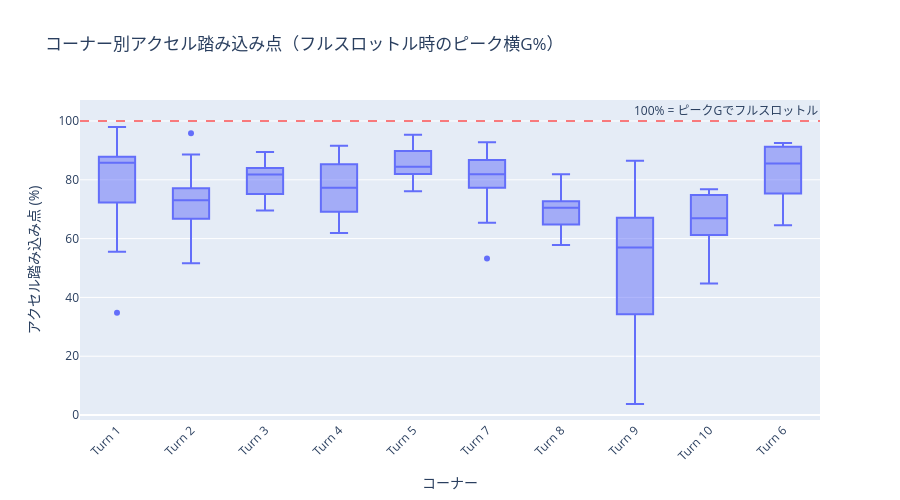

Notebook code cell kept with this figure:
### Code cell
# アクセル踏み込み点の一貫性を可視化
# ドライバーがピーク横Gの何パーセントでフルスロットルに達するかを表示

if len(throttle_acceptance_df) > 0:
    fig = px.box(
        throttle_acceptance_df,
        x="corner_name",
        y="throttle_acceptance_pct",
        title="コーナー別アクセル踏み込み点（フルスロットル時のピーク横G%）",
        labels={
            "throttle_acceptance_pct": "アクセル踏み込み点 (%)",
            "corner_name": "コーナー",
        },
    )
    fig.update_layout(xaxis_tickangle=-45, width=900, height=500)
    # 基準線を追加
    fig.add_hline(
        y=100,
        line_dash="dash",
        line_color="red",
        opacity=0.5,
        annotation_text="100% = ピークGでフルスロットル",
    )
    show_fig(fig)
else:
    print("アクセル踏み込み点データがありません")

### Figure 1 — Plotly figure (JSON) as saved in the notebook; plotly's stock layout.template omitted (floating-point values rounded to 4 significant figures)
{"data": [{"alignmentgroup": "True", "hovertemplate": "コーナー=%{x}<br>アクセル踏み込み点 (%)=%{y}<extra></extra>", "legendgroup": "", "marker": {"color": "#636efa"}, "name": "", "notched": false, "offsetgroup": "", "orientation": "v", "showlegend": false, "type": "box", "x": ["Turn 1", "Turn 2", "Turn 3", "Turn 4", "Turn 5", "Turn 7", "Turn 8", "Turn 9", "Turn 10", "Turn 1", "Turn 2", "Turn 3", "Turn 4", "Turn 5", "Turn 6", "Turn 7", "Turn 8", "Turn 9", "Turn 10", "Turn 1", "Turn 2", "Turn 3", "Turn 4", "Turn 5", "Turn 6", "Turn 7", "Turn 8", "Turn 9", "Turn 10", "Turn 1", "Turn 2", "Turn 3", "Turn 4", "Turn 5", "Turn 6", "Turn 7", "Turn 8", "Turn 9", "Turn 10", "Turn 1", "Turn 2", "Turn 3", "Turn 4", "Turn 5", "Turn 6", "Turn 7", "Turn 8", "Turn 9", "Turn 10", "Turn 1", "Turn 2", "Turn 3", "Turn 4", "Turn 5", "Turn 6", "Turn 7", "Turn 8", "Turn 9", "Turn 10", "Turn 1", "Turn 2", "Turn 3", "Turn 4", "Turn 5", "Turn 6", "Turn 7", "Turn 8", "Turn 9", "Turn 10", "Turn 1", "Turn 2", "Turn 3", "Turn 4", "Turn 5", "Turn 6", "Turn 7", "Turn 8", "Turn 9", "Turn 10", "Turn 1", "Turn 2", "Turn 3", "Turn 4", "Turn 5", "Turn 6", "Turn 7", "Turn 8", "Turn 9", "Turn 10", "Turn 1", "Turn 2", "Turn 3", "Turn 4", "Turn 5", "Turn 6", "Turn 7", "Turn 8", "Turn 9", "Turn 10", "Turn 1", "Turn 2", "Turn 3", "Turn 4", "Turn 5", "Turn 7", "Turn 8", "Turn 9", "Turn 10", "Turn 1", "Turn 2", "Turn 3", "Turn 4", "Turn 5", "Turn 6", "Turn 7", "Turn 8", "Turn 9", "Turn 10", "Turn 1", "Turn 2", "Turn 3", "Turn 4", "Turn 5", "Turn 6", "Turn 7", "Turn 8", "Turn 10"], "x0": " ", "xaxis": "x", "y": [55.52, 76.37, 71.69, 77.26, 86.32, 83.51, 75.87, 56.04, 60.5, 77.38, 75.36, 78.61, 75.96, 82.82, 73.1, 81.07, 66.2, 68.48, 69.8, 86.21, 67.5, 76.03, 69.11, 92.12, 90.8, 92.79, 66.19, 77.02, 44.7, 85.82, 66.39, 69.55, 67.32, 81.99, 82.1, 83.04, 71.87, 54.74, 66.93, 91.09, 67.3, 82.54, 78.89, 81.58, 72.22, 85.65, 74.27, 50.6, 63.67, 34.75, 60.45, 75.8, 61.92, 94.93, 91.34, 53.24, 81.89, 86.45, 76.54, 97.92, 95.87, 83.42, 69.1, 84.45, 64.52, 65.36, 71.98, 65.78, 54.19, 86.23, 66.93, 86.3, 91.56, 81.82, 85.33, 81.15, 72.17, 57.99, 74.9, 91.18, 88.63, 81.8, 89.83, 76.15, 90.78, 91.78, 57.81, 65.52, 76.81, 80.78, 75.37, 83.14, 84.13, 89.02, 92.53, 69.24, 63.49, 3.75, 69.9, 79.41, 73.07, 73.26, 88.74, 95.29, 90.14, 70.51, 18.01, 62.23, 56.83, 51.59, 89.47, 73.56, 84.11, 85.55, 81.86, 63.13, 8.176, 61.49, 86.79, 79.27, 85.96, 77.69, 89.01, 91.35, 80.03, 65.27, 74.83], "y0": " ", "yaxis": "y"}], "layout": {"annotations": [{"showarrow": false, "text": "100% = ピークGでフルスロットル", "x": 1, "xanchor": "right", "xref": "x domain", "y": 100, "yanchor": "bottom", "yref": "y"}], "boxmode": "group", "height": 500, "legend": {"tracegroupgap": 0}, "shapes": [{"line": {"color": "red", "dash": "dash"}, "opacity": 0.5, "type": "line", "x0": 0, "x1": 1, "xref": "x domain", "y0": 100, "y1": 100, "yref": "y"}], "title": {"text": "コーナー別アクセル踏み込み点（フルスロットル時のピーク横G%）"}, "width": 900, "xaxis": {"anchor": "y", "domain": [0.0, 1.0], "tickangle": -45, "title": {"text": "コーナー"}}, "yaxis": {"anchor": "x", "domain": [0.0, 1.0], "title": {"text": "アクセル踏み込み点 (%)"}}}}
